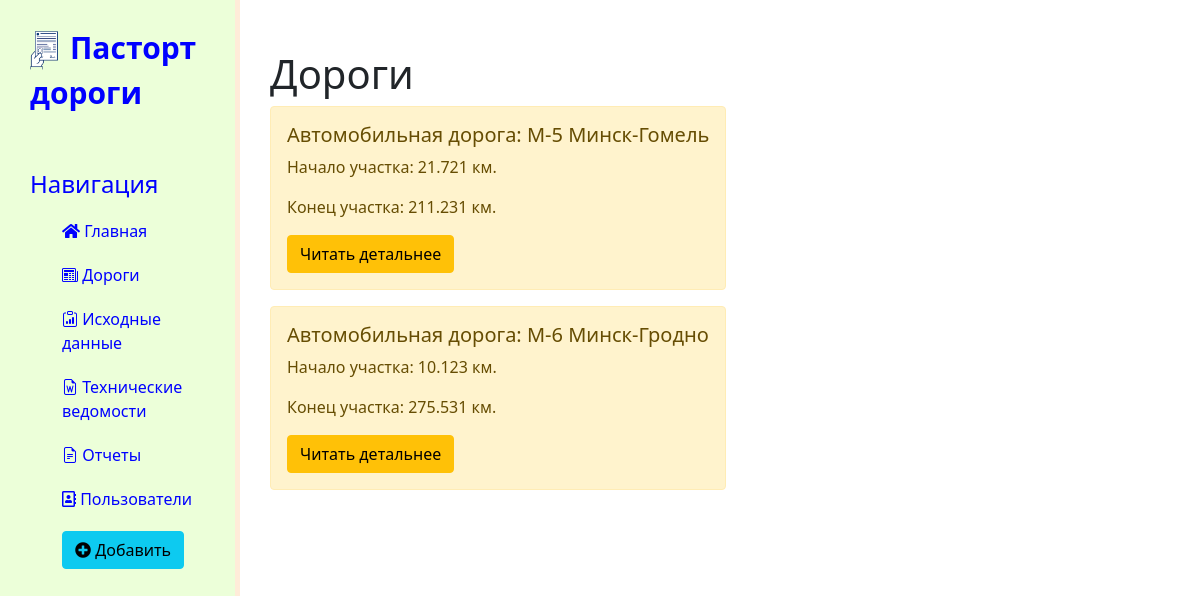
Before: /news/ with the older database file.
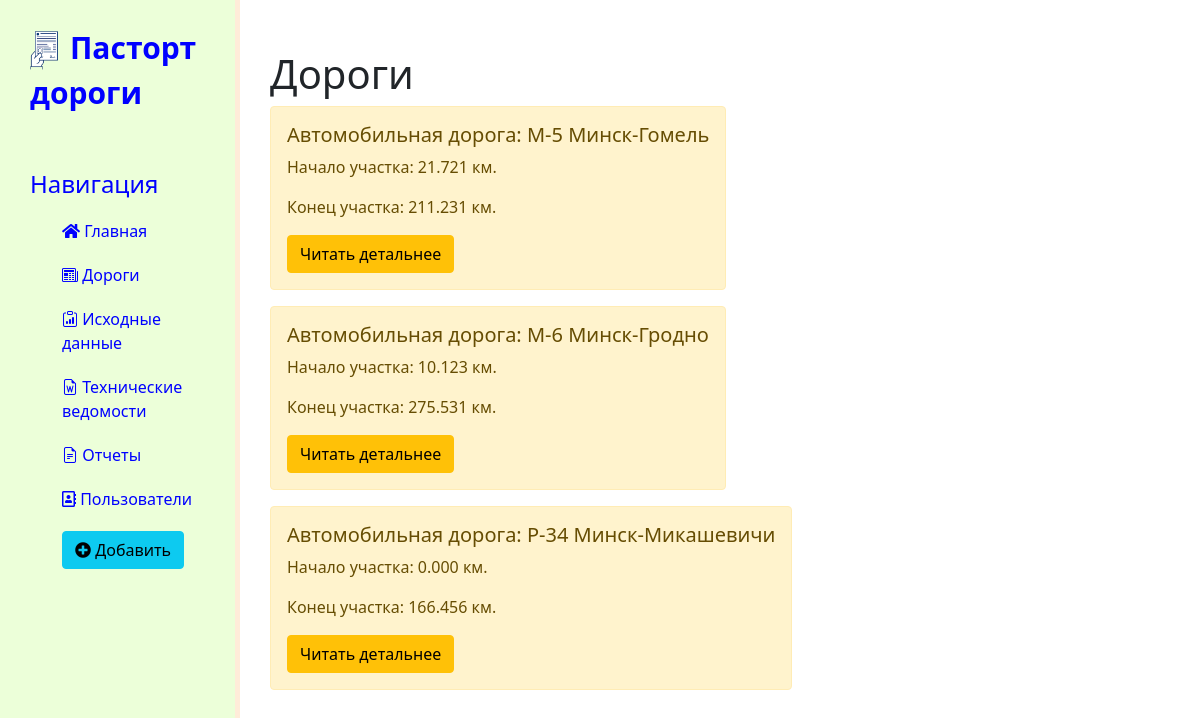
After: the same page with the newer database file.
### news/models.py (models this page shows, shortened)
class Articles(models.Model):
    troad = models.CharField('Титул дороги', max_length=10)
    nroad = models.CharField('Тиутльное наименование дороги', max_length=250)
    n_km = models.DecimalField('Начало участка', max_digits=7, decimal_places=3)
    k_km = models.DecimalField('Конец участка', max_digits=7, decimal_places=3)
    class Meta:
        verbose_name = 'Дорога'
        verbose_name_plural = 'Дороги'

### news/views.py (the view)
# urls.py: path('',views.news_home, name='news_home'),
def news_home(request):
    news = Articles.objects.all()
    return render(request, 'news/news.html', {'news': news})

### news/templates/news/news.html (shortened to what this page needs)
{% extends 'main/layout.html' %}
{% block  content %}
    <div class="features">
        <h1>Дороги</h1>
        {% for el in news %}
            <div class="alert alert-warning">
                <h5>Автомобильная дорога: {{ el.troad }} {{ el.nroad }}</h5>
                <p>Начало участка: {{ el.n_km }} км.</p>
                <p>Конец участка: {{ el.k_km }} км.</p>
                <a href="{% url 'news-datail' el.id %}" class="btn btn-warning">Читать детальнее</a>
            </div>
        {% endfor %}
    </div>
{% endblock %}

### main/templates/main/layout.html (shortened to what this page needs)
{% load static %}
<!doctype html>
<html lang="ru">
<head>
    <link rel="stylesheet" href="https://cdn.jsdelivr.net/npm/bootstrap@5.0.2/dist/css/bootstrap.min.css">
    <link rel="stylesheet" href="{% static 'main/css/main.css' %}">
    <link rel="stylesheet" href="https://cdn.jsdelivr.net/npm/bootstrap-icons@1.5.0/font/bootstrap-icons.css">
    <link rel="stylesheet" href="https://use.fontawesome.com/releases/v5.8.2/css/all.css">
</head>
<body>
    <aside>
        <img src="{% static 'main/img/road.png' %}" alt="Лого">
        <span class="logo"> Пасторт дороги</span>
        <h4>Навигация</h4>
        <ul>
            <a href="{% url 'home' %}" class="name"><li><i class="fas fa-home"></i> Главная</li></a>
            <a href="{% url 'news_home' %}" class="name"><li><i class="bi bi-newspaper"></i> Дороги</li></a>
            <a href="{% url 'data' %}" class="name"><li><i class="bi bi-clipboard-data"></i> Исходные данные</li></a>
            <a href="{% url 'data' %}" class="name"><li><i class="bi bi-file-earmark-word"></i> Технические ведомости</li></a>
            <a href="{% url 'data' %}" class="name"><li><i class="bi bi-file-earmark-text"></i> Отчеты</li></a>
            <a href="{% url 'about' %}" class="name"><li><i class="far fa-address-book"></i></i> Пользователи</li></a>
            <a href="{% url 'create' %}"><li><button class="btn btn-info"><i class="fas fa-plus-circle"></i> Добавить</li></a>
        </ul>
    </aside>
    <main>
        {% block content %}
        {% endblock %}
    </main>
</body>
</html>

### main/static/main/css/main.css (style rules this page uses)
body { background: #FFFFFF; }
aside { float: left; background: #ECFFD9; width: 20%; padding: 2.5%; height: 100vh; color: blue; border-right: 5px solid #FFECD9; text-decoration: none; }
aside img { width: 30px; float: left; }
aside .logo { font-size: 30px; margin-left: 10px; font-weight: bold; position: relative; top: -5px; }
aside ul { list-style: none }
aside h4 { margin-top: 50px; }
aside ul li { color: blue; display: block; margin-top: 20px; transition: transform 0.6s ease; }
.name { text-decoration: none; }
main .features { float: left; margin-top: 50px; margin-left: 30px; }
.alert-warning { float: left; clear: both; text-align: left; }

Changed rows visible on the page:
added Articles: troad "Р-34", nroad "Минск-Микашевичи", n_km "0.000", k_km "166.456"
